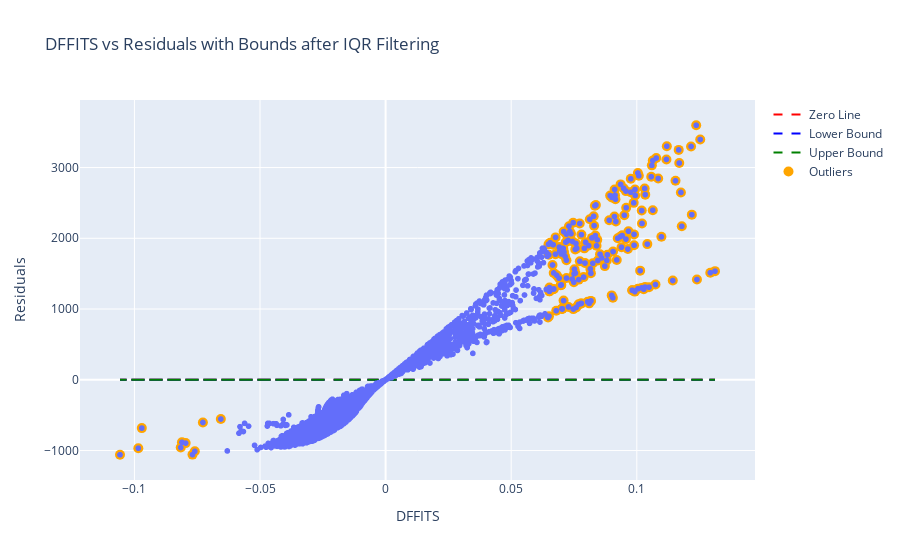

Notebook code for this chart:
### Code cell
lower_bound_dffits_noOutliers = dffits.mean() - 2 * dffits.std()
upper_bound_dffits_noOutliers = dffits.mean() + 2 * dffits.std()
fig_dffits_bounds_noOutliers = px.scatter(x=dffits, y=model_noOutliers.resid, title='DFFITS vs Residuals with Bounds after IQR Filtering', labels={'x': 'DFFITS', 'y': 'Residuals'})
fig_dffits_bounds_noOutliers.add_scatter(x=dffits, y=[0]*len(dffits), mode='lines', name='Zero Line', line=dict(color='red', dash='dash'))
fig_dffits_bounds_noOutliers.add_scatter(x=dffits, y=[lower_bound_dffits_noOutliers]*len(dffits), mode='lines', name='Lower Bound', line=dict(color='blue', dash='dash'))
fig_dffits_bounds_noOutliers.add_scatter(x=dffits, y=[upper_bound_dffits_noOutliers]*len(dffits), mode='lines', name='Upper Bound', line=dict(color='green', dash='dash'))
fig_dffits_bounds_noOutliers.add_scatter(x=dffits[outliers_dffits_noOutliers], y=model_noOutliers.resid[outliers_dffits_noOutliers], mode='markers', name='Outliers', marker=dict(color='orange', size=10))
fig_dffits_bounds_noOutliers.show()

### Figure 1 — Plotly figure (JSON) as saved in the notebook; plotly's stock layout.template omitted (floating-point values rounded to 4 significant figures; data arrays with more than 128 entries replaced by an {"elided": "..."} marker saying what was removed)
{"data": [{"hovertemplate": "DFFITS=%{x}<br>Residuals=%{y}<extra></extra>", "legendgroup": "", "marker": {"color": "#636efa", "symbol": "circle"}, "mode": "markers", "name": "", "showlegend": false, "type": "scattergl", "x": {"elided": "2742 float values"}, "xaxis": "x", "y": {"elided": "2742 float values"}, "yaxis": "y"}, {"line": {"color": "red", "dash": "dash"}, "mode": "lines", "name": "Zero Line", "type": "scatter", "x": {"elided": "2742 float values"}, "y": {"elided": "2742 int values"}}, {"line": {"color": "blue", "dash": "dash"}, "mode": "lines", "name": "Lower Bound", "type": "scatter", "x": {"elided": "2742 float values"}, "y": {"elided": "2742 float values"}}, {"line": {"color": "green", "dash": "dash"}, "mode": "lines", "name": "Upper Bound", "type": "scatter", "x": {"elided": "2742 float values"}, "y": {"elided": "2742 float values"}}, {"marker": {"color": "orange", "size": 10}, "mode": "markers", "name": "Outliers", "type": "scatter", "x": {"elided": "173 float values"}, "y": {"elided": "173 float values"}}], "layout": {"legend": {"tracegroupgap": 0}, "title": {"text": "DFFITS vs Residuals with Bounds after IQR Filtering"}, "xaxis": {"anchor": "y", "domain": [0, 1], "title": {"text": "DFFITS"}}, "yaxis": {"anchor": "x", "domain": [0, 1], "title": {"text": "Residuals"}}}}
